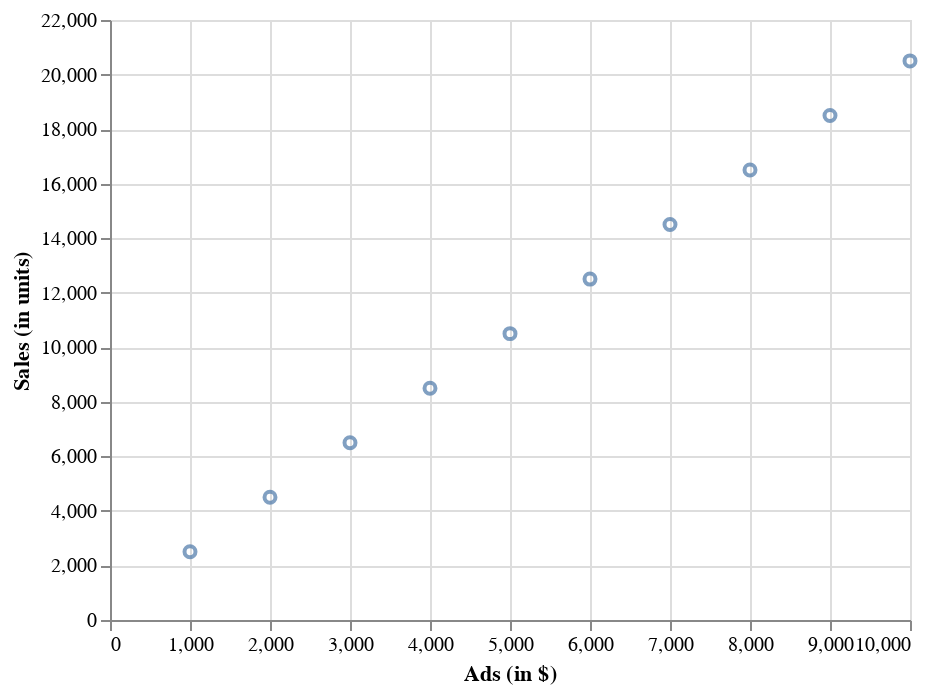

This figure's notebook cell:
### Markdown cell above
## Analysis

Show the relationship between the variables:

### Code cell
chart = alt.Chart(df).mark_point().encode(
   alt.X('ads', axis=alt.Axis(title='Ads (in $)')),
   alt.Y('sales', axis=alt.Axis(title="Sales (in units)"))
)

chart

### Figure 1 — Vega-Lite specification as saved in the notebook (floating-point values rounded to 4 significant figures)
{"config": {"view": {"continuousWidth": 400, "continuousHeight": 300}}, "data": {"name": "data-740e68a30db367c1dfa83d53d39b1b39"}, "mark": "point", "encoding": {"x": {"axis": {"title": "Ads (in $)"}, "field": "ads", "type": "quantitative"}, "y": {"axis": {"title": "Sales (in units)"}, "field": "sales", "type": "quantitative"}}, "$schema": "https://vega.github.io/schema/vega-lite/v4.17.0.json", "datasets": {"data-740e68a30db367c1dfa83d53d39b1b39": [{"sales": 2500, "ads": 1000, "sales_prediction": 2500}, {"sales": 4500, "ads": 2000, "sales_prediction": 4500}, {"sales": 6500, "ads": 3000, "sales_prediction": 6500}, {"sales": 8500, "ads": 4000, "sales_prediction": 8500}, {"sales": 10500, "ads": 5000, "sales_prediction": 10500}, {"sales": 12500, "ads": 6000, "sales_prediction": 12500}, {"sales": 14500, "ads": 7000, "sales_prediction": 14500}, {"sales": 16500, "ads": 8000, "sales_prediction": 16500}, {"sales": 18500, "ads": 9000, "sales_prediction": 18500}, {"sales": 20500, "ads": 10000, "sales_prediction": 20500}]}}
